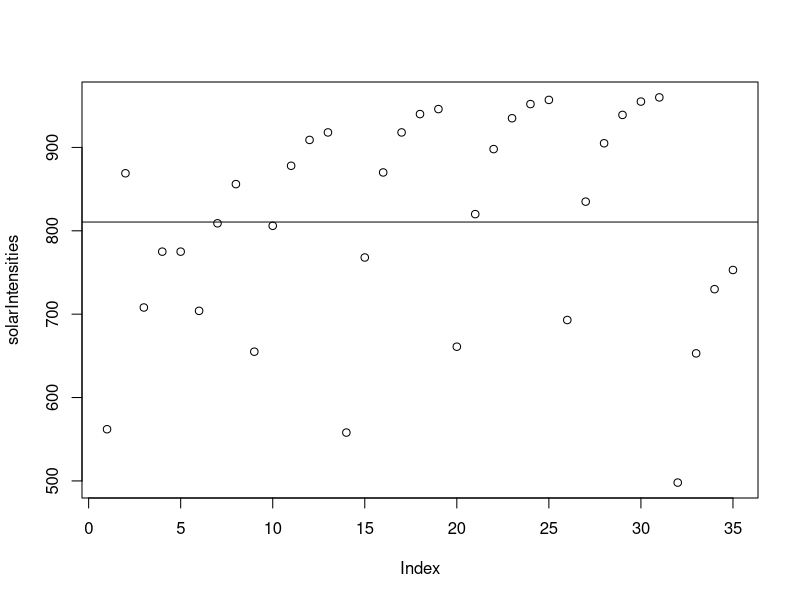

Here is the R script that generated this plot:
solarIntensities <- c(
						562, 869, 708, 775, 775, 704, 809, 856, 655, 806,
						878, 909, 918, 558, 768, 870, 918, 940, 946, 661,
						820, 898, 935, 952, 957, 693, 835, 905, 939, 955,
						960, 498, 653, 730, 753
					)

plot(solarIntensities)
abline(h = mean(solarIntensities))
